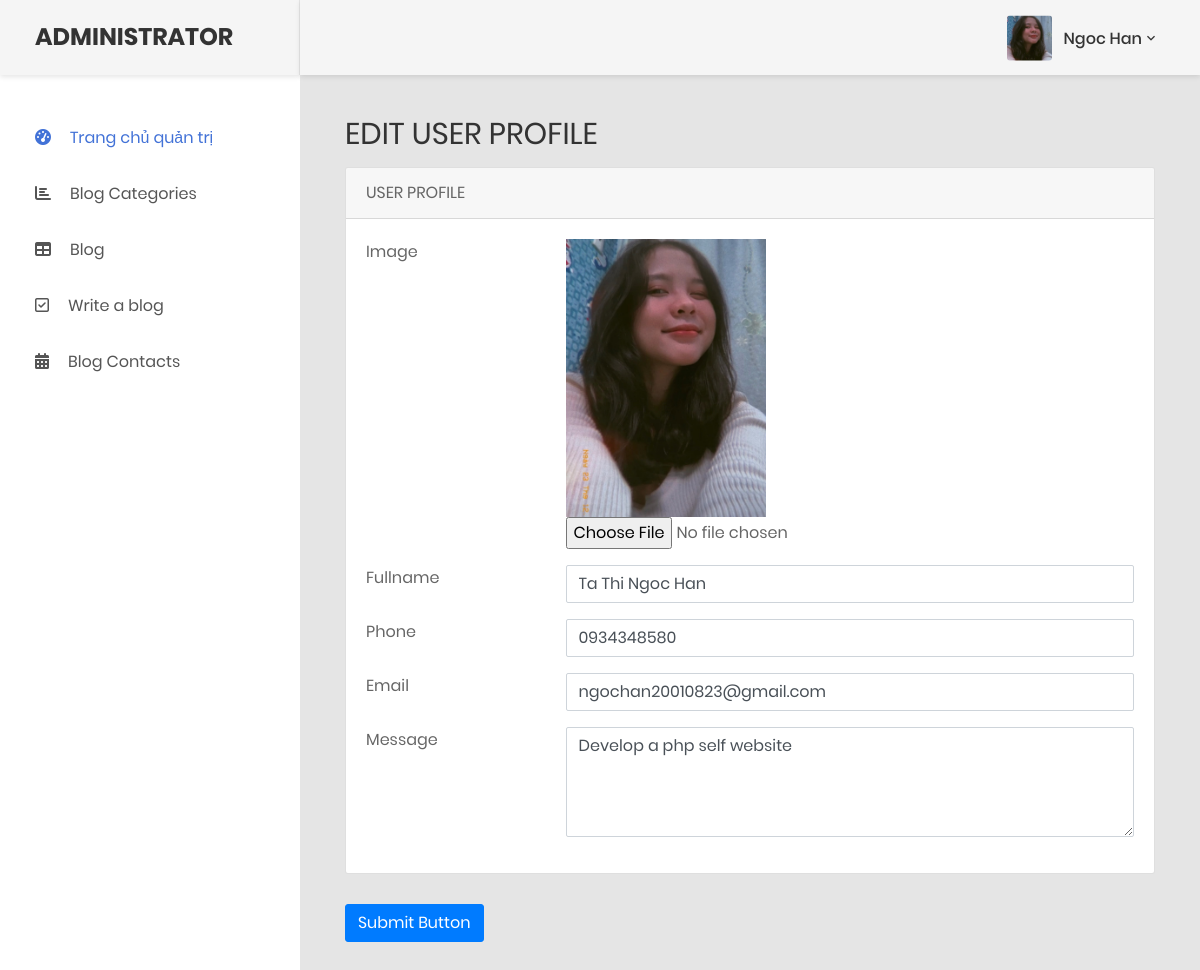
Page /admin/human.php on the committed database.
### tables this page shows
CREATE TABLE `blog_human` (
  `human_id` int(10) NOT NULL,
  `human_fullname` varchar(100) NOT NULL,
  `human_phone` varchar(10) NOT NULL,
  `human_email` varchar(100) NOT NULL,
  `human_image` varchar(10) NOT NULL,
  `human_message` varchar(100) NOT NULL,
  `human_date_updated` date NOT NULL DEFAULT current_timestamp()
);

### admin/includes/human_user.php (called while the page is built, shortened)
<?php
class human_user{
	private $table = "blog_human";
	private $conn;
	public function __construct($db){
        $this->conn = $db;
    }
	public $human_id;
	public function read(){
		$sql = "SELECT * FROM $this->table WHERE human_id = :get_id";
		$stmt = $this->conn->prepare($sql);
		$stmt->bindParam(":get_id",$this->human_id);
		$stmt->execute();
		$row = $stmt->fetch();
		$this->human_id = $row['human_id'];
		$this->human_fullname = $row['human_fullname'];
		$this->human_phone = $row['human_phone'];
		$this->human_email = $row['human_email'];
		$this->human_message = $row['human_message'];
	}
}
?>

### admin/human.php (the view, shortened to what this page needs)
<?php
include "includes/human_user.php";
$database = new database();
$db = $database->connect();
$human_user = new human_user($db);
$human_user->human_id = 1;
$human_user->read();
?>
<!DOCTYPE html>
<html lang="en">
<head>
    <link href="css/font-face.css" rel="stylesheet" media="all">
    <link href="vendor/font-awesome-4.7/css/font-awesome.min.css" rel="stylesheet" media="all">
    <link href="vendor/font-awesome-5/css/fontawesome-all.min.css" rel="stylesheet" media="all">
    <link href="vendor/mdi-font/css/material-design-iconic-font.min.css" rel="stylesheet" media="all">
    <link href="vendor/bootstrap-4.1/bootstrap.min.css" rel="stylesheet" media="all">
    <link href="vendor/animsition/animsition.min.css" rel="stylesheet" media="all">
    <link href="vendor/bootstrap-progressbar/bootstrap-progressbar-3.3.4.min.css" rel="stylesheet" media="all">
    <link href="vendor/wow/animate.css" rel="stylesheet" media="all">
    <link href="vendor/css-hamburgers/hamburgers.min.css" rel="stylesheet" media="all">
    <link href="vendor/slick/slick.css" rel="stylesheet" media="all">
    <link href="vendor/select2/select2.min.css" rel="stylesheet" media="all">
    <link href="vendor/perfect-scrollbar/perfect-scrollbar.css" rel="stylesheet" media="all">
    <link href="css/theme.css" rel="stylesheet" media="all">
</head>
<body class="animsition">
    <div class="page-wrapper">
        <?php include 'includes/sidebar.php' ?>
        <div class="page-container">
            <?php include 'includes/header.php' ?>
            <div class="main-content">
                <div class="section__content section__content--p30">
                    <div class="container-fluid">
                        <div class="row">
                            <div class="col-md-12">
                                <div class="overview-wrap">
                                    <h2 class="title-1">EDIT USER PROFILE</h2>
                                </div>
                            </div>
                        </div>
                        <div class="row m-t-15">
                            <div class="col-md-12">
                                <form action="human.php" method="post" enctype="multipart/form-data" class="form-horizontal">
                                    <div class="card">
                                        <div class="card-header">
                                            USER PROFILE
                                        </div>
                                        <div class="card-body card-block">
                                            <div class="row form-group">
                                                <div class="col col-md-3">
                                                    <label for="human_image" class=" form-control-label">Image</label>
                                                </div>
                                                <div class="col-12 col-md-9">
                                                    <img src="./images/chandung/ngochan.jpg" alt="Ảnh user" width="200">
                                                    <input type="file" id="human_image" name="human_image" class="form-control-file">
                                                </div>
                                            </div>
                                            <div class="row form-group">
                                                <div class="col col-md-3">
                                                    <label for="human_fullname" class=" form-control-label">Fullname</label>
                                                </div>
                                                <div class="col-12 col-md-9">
                                                    <input type="text" id="human_fullname" name="human_fullname" class="form-control" value="<?= $human_user->human_fullname ?>">
                                                </div>
                                            </div>
                                            <div class="row form-group">
                                                <div class="col col-md-3">
                                                    <label for="human_phone" class=" form-control-label">Phone</label>
                                                </div>
                                                <div class="col-12 col-md-9">
                                                    <input type="text" id="human_phone" name="human_phone" class="form-control" value="<?= $human_user->human_phone ?>">
                                                </div>
                                            </div>
                                            <div class="row form-group">
                                                <div class="col col-md-3">
                                                    <label for="human_email" class=" form-control-label">Email</label>
                                                </div>
                                                <div class="col-12 col-md-9">
                                                    <input type="text" id="human_email" name="human_email" class="form-control" value="<?= $human_user->human_email ?>">
                                                </div>
                                            </div>
                                            <div class="row form-group">
                                                <div class="col col-md-3">
                                                    <label for="human_message" class=" form-control-label">Message</label>
                                                </div>
                                                <div class="col-12 col-md-9">
                                                    <textarea name="human_message" id="human_message" rows="4" placeholder="Content..." class="form-control"><?= $human_user->human_message ?></textarea>
                                                </div>
                                            </div>
                                        </div>
                                    </div>
                                    <button type="submit" class="btn btn-primary">Submit Button</button>
                                </form>
                            </div>
                        </div>
                    </div>
                </div>
            </div>
        </div>
    </div>
</body>
</html>

### rows in the picture
blog_human: human_fullname "Ta Thi Ngoc Han", human_phone "0934348580", human_email "ngochan20010823@gmail.com", human_message "Develop a php self website"
